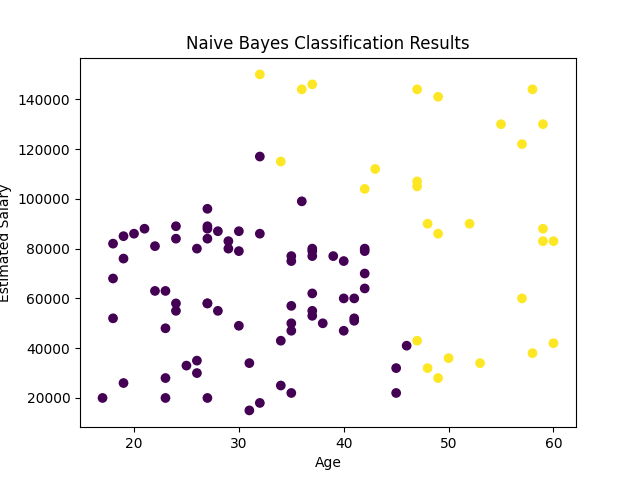

The script that drew this image:
import pandas as pd
import numpy as np
import matplotlib.pyplot as plt
from sklearn.model_selection import train_test_split
from sklearn.naive_bayes import GaussianNB
from sklearn.metrics import confusion_matrix
dataset = pd.read_csv('SocialNetwork_Ads.csv')
# Extract the features and labels from the dataset
X = dataset.iloc[:, :-1].values
y = dataset.iloc[:, -1].values

# Split the dataset into training and testing sets
X_train, X_test, y_train, y_test = train_test_split(X, y, test_size=0.25, random_state=0)
classifier = GaussianNB()
classifier.fit(X_train, y_train)
# Use the classifier to predict the labels of the test data
y_pred = classifier.predict(X_test)

# Visualize the classification results
fig, ax = plt.subplots()
ax.scatter(X_test[:, 0], X_test[:, 1], c=y_pred)
ax.set_xlabel('Age')
ax.set_ylabel('Estimated Salary')
ax.set_title('Naive Bayes Classification Results')
plt.show()

# Evaluate the performance of the classifier using a confusion matrix
cm = confusion_matrix(y_test, y_pred)
print(cm)
